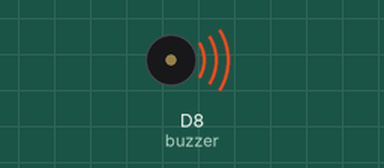
Simulated run of this sketch. Board: ESP8266 (Wemos D1 mini). Parts: buzzer (waves = sounding).

Above: at 0.2 s.
Timing chart, 0 to 3.0 s (numbered marks = the images above):
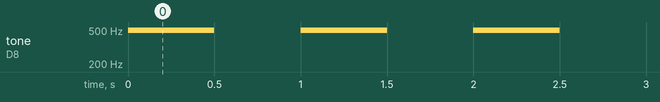

Measured:
- by itself, tone on D8 (buzzer): alternates 494 Hz for 0.50 s and silent for 0.50 s

The sketch:

AlerteTempete.ino
```cpp
/* Buzzer est un programme qui joue la gamme musicale */

#define buzzer D8                                                                     // affectation des broches
int frequence = 494;      // tableau de fréquence des notes

void setup()
{

}

void loop()
{
  for (int i = 0; i < 8; i++)
  {
  tone(buzzer, frequence, 500);                                                  // la note est jouée pendant 500 ms

  delay(1000);                                                                                    // attente de 500 ms entre chaque note
  }
}
```
